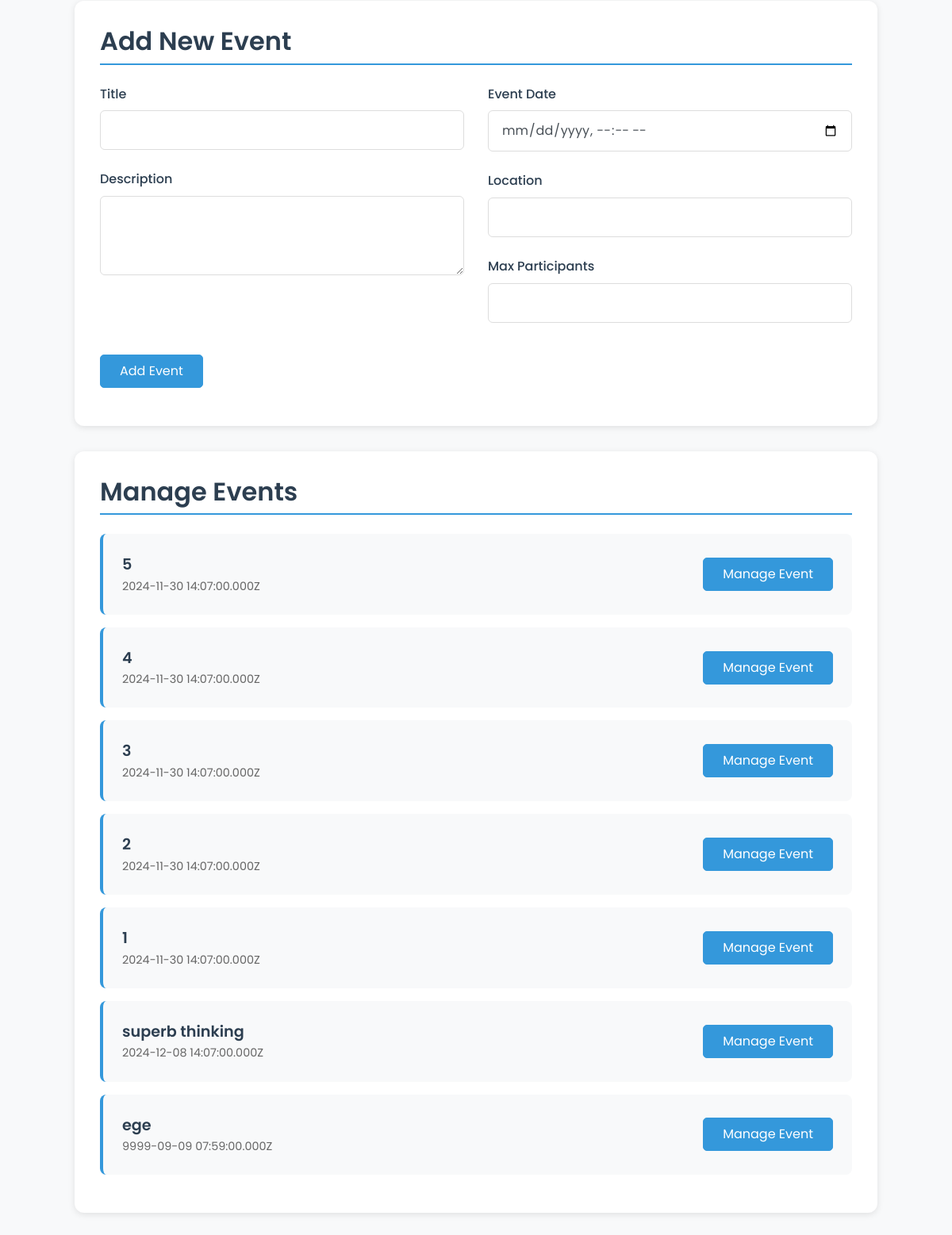
The page /admin (signed in, lower part) on the database as committed earlier.
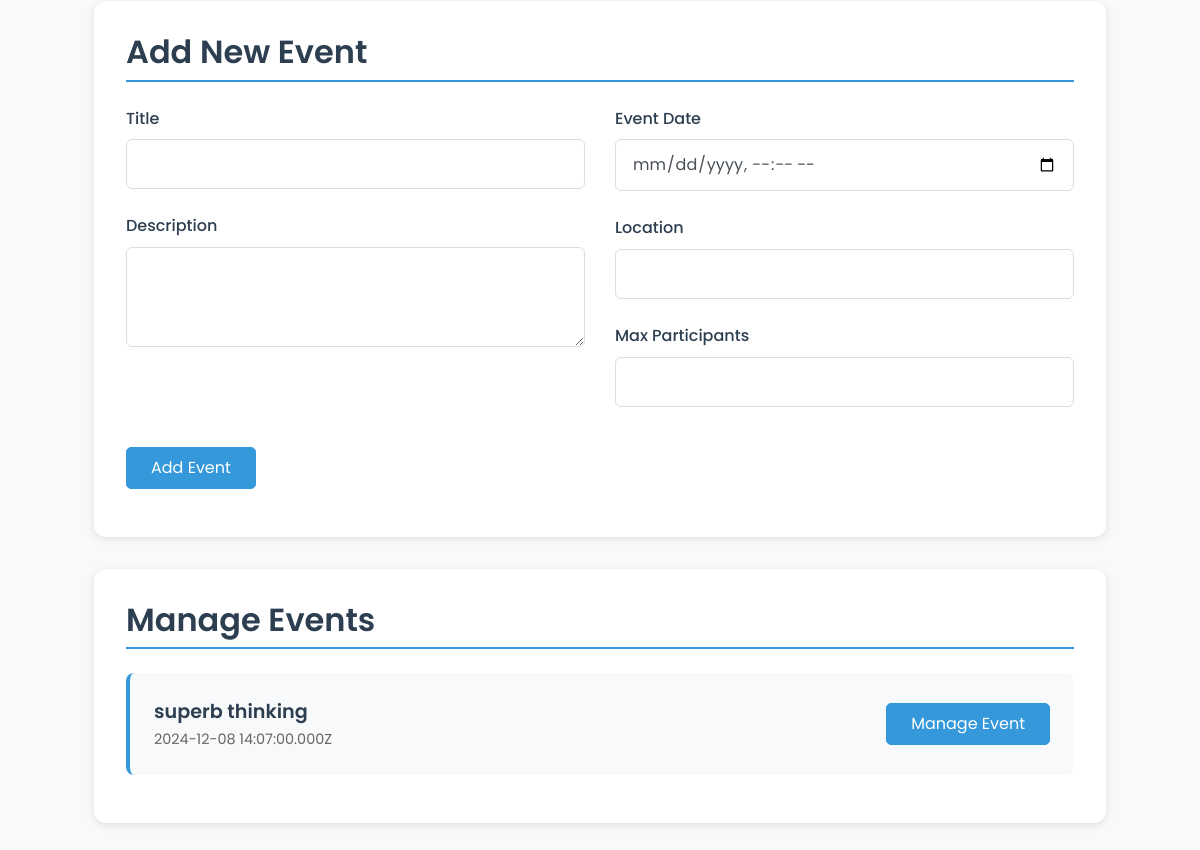
The same page on the database as committed later.
### tables this page shows
CREATE TABLE `events` (`created` TEXT DEFAULT (strftime('%Y-%m-%d %H:%M:%fZ')) NOT NULL, `desc` TEXT DEFAULT '' NOT NULL, `event_date` TEXT DEFAULT '' NOT NULL, `id` TEXT PRIMARY KEY DEFAULT ('r'||lower(hex(randomblob(7)))) NOT NULL, `location` TEXT DEFAULT '' NOT NULL, `max_participants` NUMERIC DEFAULT 0 NOT NULL, `title` TEXT DEFAULT '' NOT NULL, `updated` TEXT DEFAULT (strftime('%Y-%m-%d %H:%M:%fZ')) NOT NULL, "participants" NUMERIC DEFAULT 0 NOT NULL);

### main.py (the view, shortened to what this page needs)
@app.route('/admin', methods=['GET', 'POST'])
def admin():
    if not is_logged_in():
        flash('Access denied.', 'danger')
        return redirect(url_for('login'))
    if not is_admin():
        flash('Access denied.', 'danger')
        return redirect(url_for('home'))
    conn = get_db_connection()
    cursor = conn.cursor()
    cursor.execute('SELECT * FROM users')
    users = cursor.fetchall()
    cursor.execute('SELECT * FROM events')
    events = cursor.fetchall()
    close_db_connection(conn)
    return render_template('admin.html', users=users, events=events, is_logged_in=is_logged_in, is_admin=is_admin)

### main.py (called while the page is built)
def is_logged_in():
    return 'user_id' in session

def is_admin():
    if not is_logged_in():
        pass
    else:
        conn = get_db_connection()
        cursor = conn.cursor()
        cursor.execute('SELECT * FROM users WHERE email = ?', (session['email'],))
        user = cursor.fetchone()
        close_db_connection(conn)
        return user['admin']

def get_db_connection():
    conn = sqlite3.connect(r'pb_data\data.db')
    conn.row_factory = sqlite3.Row
    return conn

def close_db_connection(conn):
    conn.close()

### templates/admin.html (shortened to what this page needs)
{% extends 'base.html' %}
{% block content %}
<div class="admin-dashboard">
    <div class="admin-card">
        <h2>Add New Event</h2>
        <form method="POST">
            <div class="row">
                <div class="col-md-6">
                    <div class="form-group">
                        <label for="title">Title</label>
                        <input class="form-control" type="text" id="title" name="title" required>
                    </div>
                    <div class="form-group">
                        <label for="desc">Description</label>
                        <textarea class="form-control" id="desc" name="desc" rows="3" required></textarea>
                    </div>
                </div>
                <div class="col-md-6">
                    <div class="form-group">
                        <label for="event_date">Event Date</label>
                        <input class="form-control" type="datetime-local" id="event_date" name="event_date" required>
                    </div>
                    <div class="form-group">
                        <label for="location">Location</label>
                        <input class="form-control" type="text" id="location" name="location" required>
                    </div>
                    <div class="form-group">
                        <label for="max_p">Max Participants</label>
                        <input class="form-control" type="number" id="max_p" name="max_p" required>
                    </div>
                </div>
            </div>
            <div class="admin-actions">
                <button class="btn btn-primary" type="submit" name="action" value="add_event">Add Event</button>
            </div>
        </form>
    </div>
    <div class="admin-card">
        <h2>Manage Events</h2>
        <ul class="events-list">
            {% for event in events %}
                <li class="event-item">
                    <div class="event-info">
                        <div class="event-title">{{ event['title'] }}</div>
                        <div class="event-date">{{ event['event_date'] }}</div>
                    </div>
                    <form method="POST" action="{{ url_for('manage_event', event_id=event['id']) }}">
                        <button class="btn btn-primary">Manage Event</button>
                    </form>
                </li>
            {% endfor %}
        </ul>
    </div>
</div>
{% endblock %}

Rows that differ between the two databases and show on the page:
removed events: title "5", event_date "2024-11-30 14:07:00.000Z"
removed events: title "4", event_date "2024-11-30 14:07:00.000Z"
removed events: title "3", event_date "2024-11-30 14:07:00.000Z"
removed events: title "2", event_date "2024-11-30 14:07:00.000Z"
removed events: title "1", event_date "2024-11-30 14:07:00.000Z"
removed events: title "ege", event_date "9999-09-09 07:59:00.000Z"
